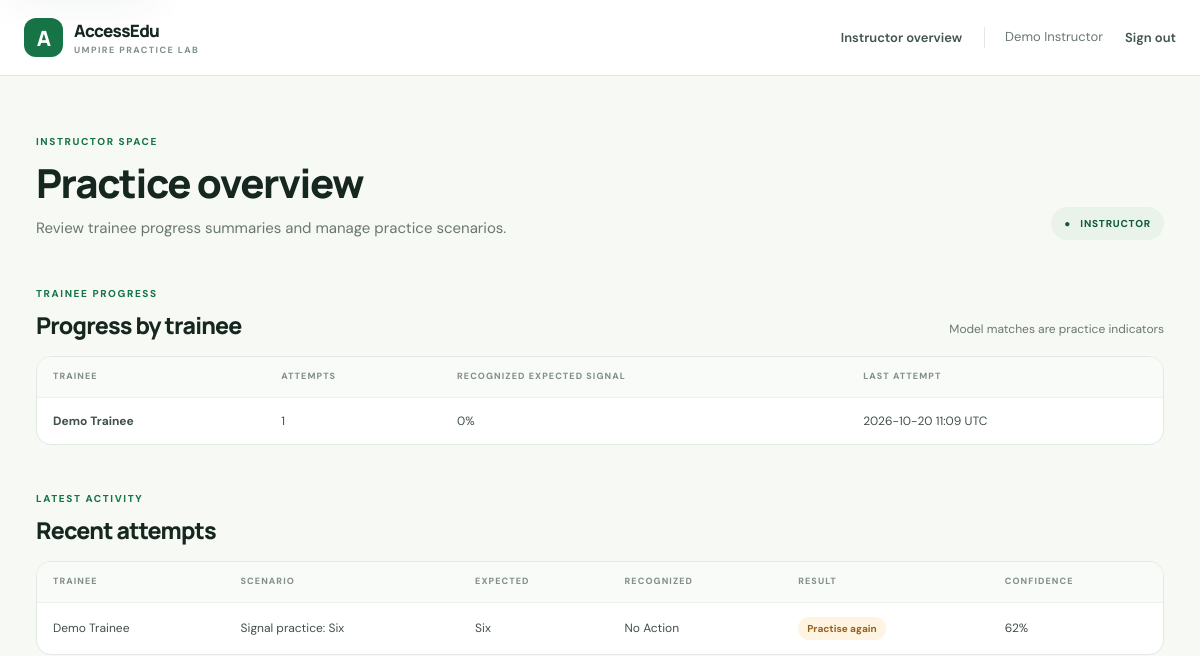
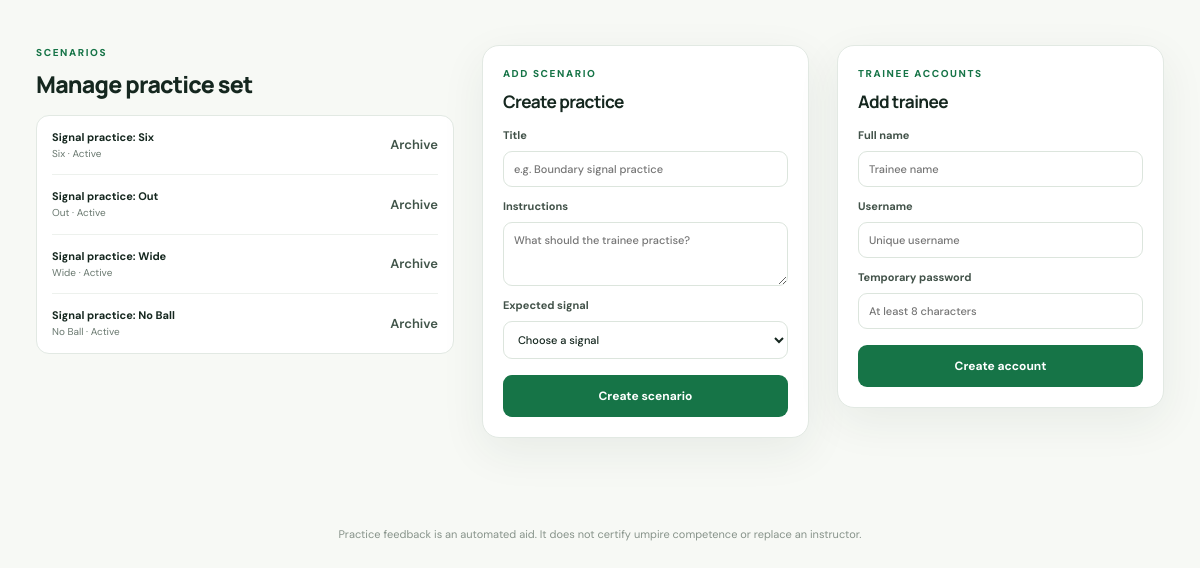
The app's page /instructor (signed in), older data (2 pictures, top to bottom).
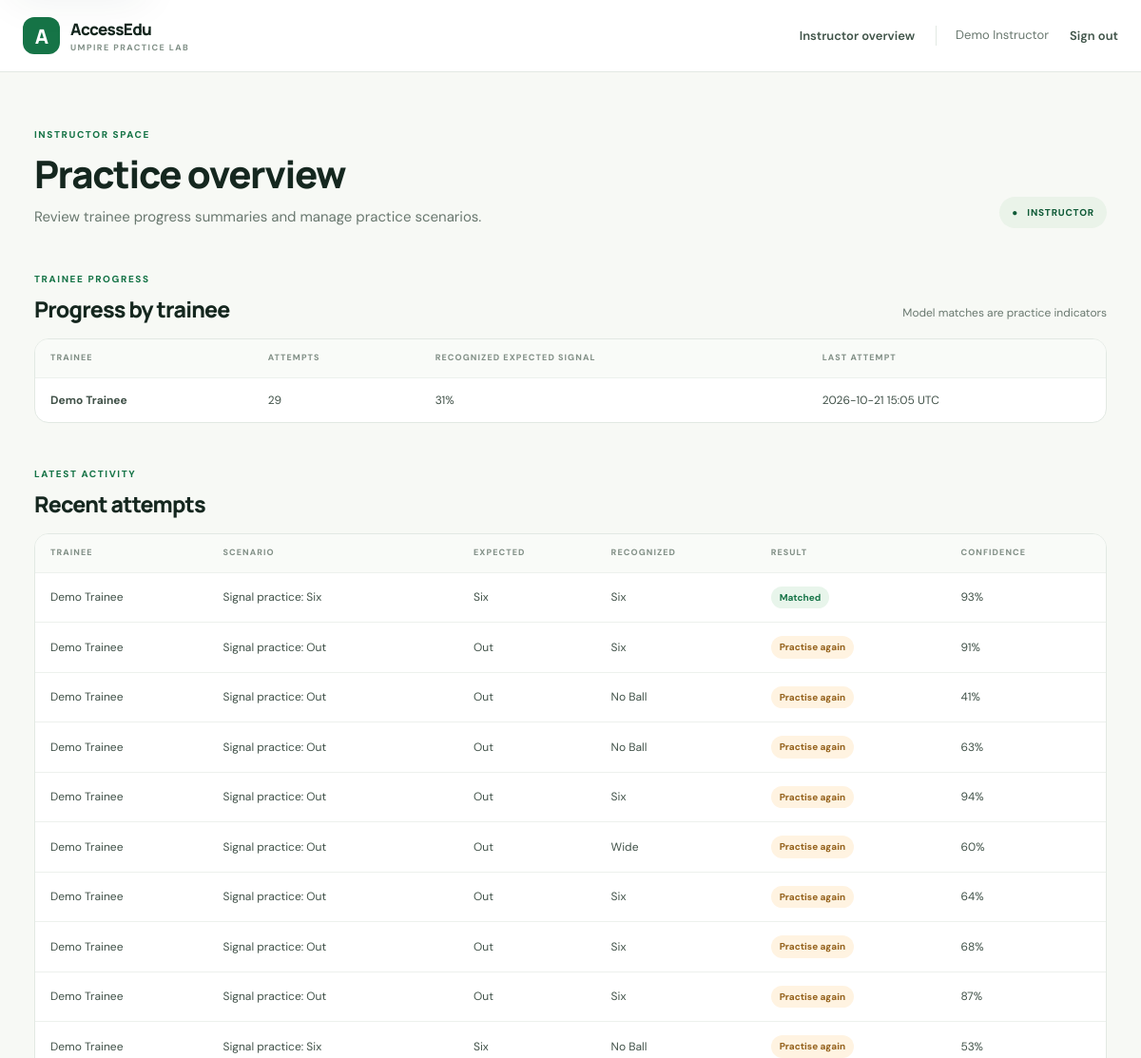
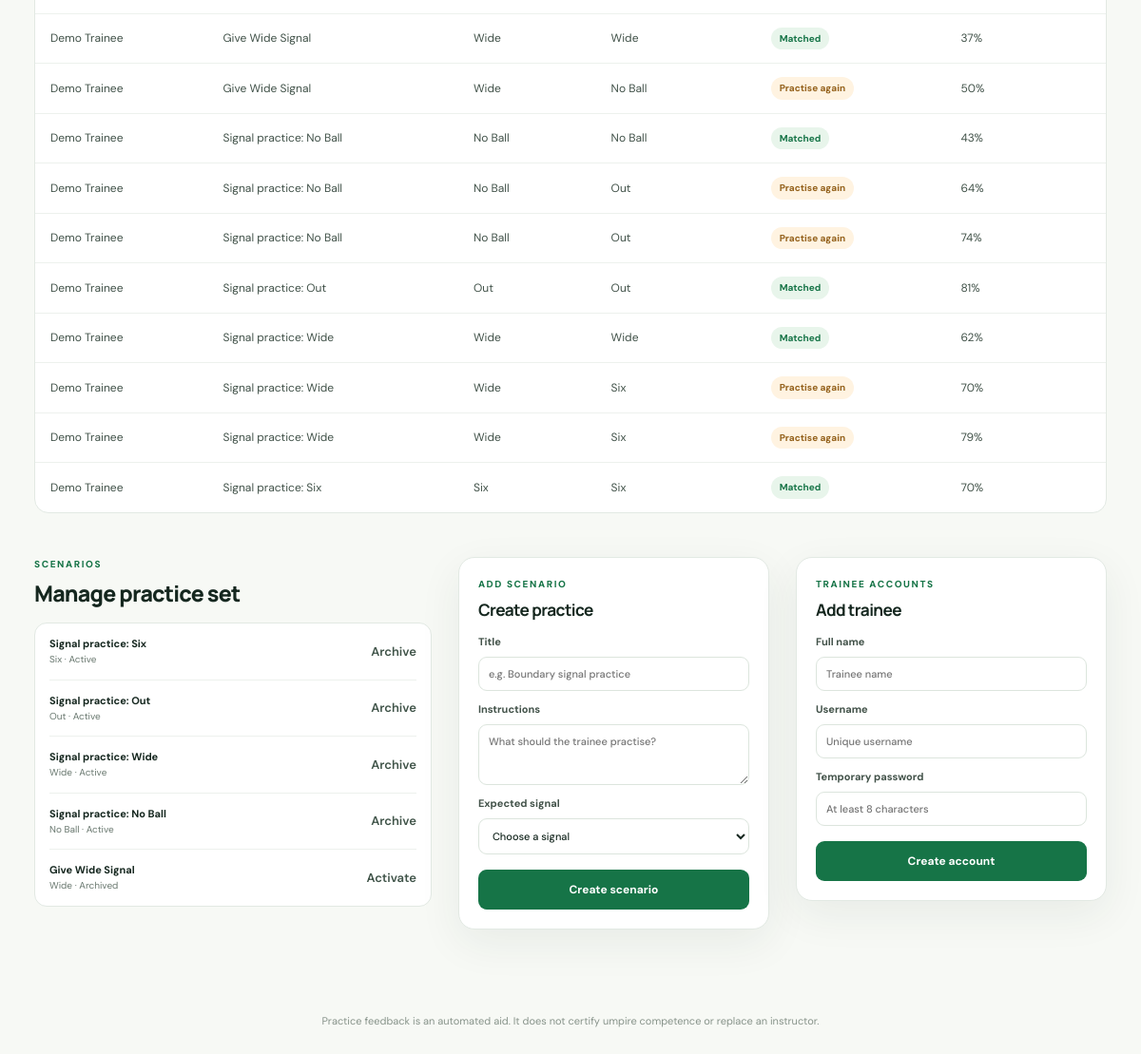
The same page, newer data (2 pictures, top to bottom).
### tables this page shows
CREATE TABLE users (
            id INTEGER PRIMARY KEY AUTOINCREMENT,
            username TEXT NOT NULL UNIQUE,
            password_hash TEXT NOT NULL,
            display_name TEXT NOT NULL,
            role TEXT NOT NULL CHECK(role IN ('trainee', 'instructor'))
        );

CREATE TABLE attempts (
            id INTEGER PRIMARY KEY AUTOINCREMENT,
            user_id INTEGER NOT NULL REFERENCES users(id),
            scenario_id INTEGER NOT NULL REFERENCES scenarios(id),
            expected_signal TEXT NOT NULL,
            predicted_signal TEXT NOT NULL,
            confidence REAL NOT NULL,
            matched INTEGER NOT NULL,
            frame_count INTEGER NOT NULL,
            created_at TEXT NOT NULL
        );

CREATE TABLE scenarios (
            id INTEGER PRIMARY KEY AUTOINCREMENT,
            title TEXT NOT NULL,
            description TEXT NOT NULL,
            expected_signal TEXT NOT NULL,
            active INTEGER NOT NULL DEFAULT 1,
            created_by INTEGER REFERENCES users(id)
        );

### app.py (the view)
@app.route("/instructor")
@role_required("instructor")
def instructor_dashboard():
    db = database()
    trainees = db.execute(
        "SELECT u.id,u.display_name,COUNT(a.id) AS attempts,COALESCE(SUM(a.matched),0) AS correct,"
        "MAX(a.created_at) AS last_attempt FROM users u LEFT JOIN attempts a ON a.user_id=u.id "
        "WHERE u.role='trainee' GROUP BY u.id ORDER BY u.display_name"
    ).fetchall()
    recent = db.execute(
        "SELECT a.*,u.display_name,s.title FROM attempts a JOIN users u ON u.id=a.user_id "
        "JOIN scenarios s ON s.id=a.scenario_id ORDER BY a.id DESC LIMIT 20"
    ).fetchall()
    scenarios = db.execute("SELECT * FROM scenarios ORDER BY active DESC,id").fetchall()
    return render_template("instructor.html", trainees=trainees, recent=recent, scenarios=scenarios)

### app.py (called while the page is built)
@app.context_processor
def inject_csrf_token():
    def csrf_token():
        if "csrf_token" not in session:
            session["csrf_token"] = secrets.token_urlsafe(32)
        return session["csrf_token"]
    return {"csrf_token": csrf_token}

@app.before_request
def protect_form_posts():
    if request.method == "POST":
        submitted = request.form.get("csrf_token", "")
        expected = session.get("csrf_token", "")
        if not submitted or not expected or not hmac.compare_digest(submitted, expected):
            abort(400)

@app.after_request
def add_security_headers(response):
    response.headers.setdefault("X-Content-Type-Options", "nosniff")
    response.headers.setdefault("X-Frame-Options", "DENY")
    response.headers.setdefault("Referrer-Policy", "strict-origin-when-cross-origin")
    response.headers.setdefault("Permissions-Policy", "camera=(self), microphone=()")
    return response

def database():
    if "db" not in g:
        g.db = sqlite3.connect(app.config["DATABASE"])
        g.db.row_factory = sqlite3.Row
    return g.db

@app.teardown_appcontext
def close_database(_error=None):
    db = g.pop("db", None)
    if db is not None:
        db.close()

def login_required(view):
    @wraps(view)
    def wrapped(*args, **kwargs):
        if "user_id" not in session:
            return redirect(url_for("login", next=request.path))
        return view(*args, **kwargs)
    return wrapped

def role_required(role):
    def decorator(view):
        @wraps(view)
        @login_required
        def wrapped(*args, **kwargs):
            if session.get("role") != role:
                abort(403)
            return view(*args, **kwargs)
        return wrapped
    return decorator

### app/templates/instructor.html
{% extends 'base.html' %}{% block title %}Instructor overview · AccessEdu{% endblock %}
{% block content %}
<div class="page-heading"><div><div class="eyebrow">INSTRUCTOR SPACE</div><h1>Practice overview</h1><p>Review trainee progress summaries and manage practice scenarios.</p></div><div class="heading-badge">● &nbsp; INSTRUCTOR</div></div>
<section class="section-block"><div class="section-heading"><div><div class="eyebrow">TRAINEE PROGRESS</div><h2>Progress by trainee</h2></div><span class="muted">Model matches are practice indicators</span></div><div class="table-wrap"><table><thead><tr><th>Trainee</th><th>Attempts</th><th>Recognized expected signal</th><th>Last attempt</th></tr></thead><tbody>{% for trainee in trainees %}<tr><td><strong>{{ trainee.display_name }}</strong></td><td>{{ trainee.attempts }}</td><td>{% if trainee.attempts %}{{ (100*trainee.correct/trainee.attempts)|round|int }}%{% else %}—{% endif %}</td><td>{{ trainee.last_attempt[:16].replace('T',' ') if trainee.last_attempt else 'No attempts yet' }}{% if trainee.last_attempt %} UTC{% endif %}</td></tr>{% endfor %}</tbody></table></div></section>
<section class="section-block"><div class="section-heading"><div><div class="eyebrow">LATEST ACTIVITY</div><h2>Recent attempts</h2></div></div>{% if recent %}<div class="table-wrap"><table><thead><tr><th>Trainee</th><th>Scenario</th><th>Expected</th><th>Recognized</th><th>Result</th><th>Confidence</th></tr></thead><tbody>{% for attempt in recent %}<tr><td>{{ attempt.display_name }}</td><td>{{ attempt.title }}</td><td>{{ attempt.expected_signal|replace('_',' ') }}</td><td>{{ attempt.predicted_signal|replace('_',' ') }}</td><td><span class="status-pill {{ 'good' if attempt.matched else 'review' }}">{{ 'Matched' if attempt.matched else 'Practise again' }}</span></td><td>{{ (attempt.confidence*100)|round|int }}%</td></tr>{% endfor %}</tbody></table></div>{% else %}<div class="empty-state">No trainee attempts yet. Completed sessions will appear here.</div>{% endif %}</section>
<section class="section-block instructor-bottom"><div><div class="section-heading"><div><div class="eyebrow">SCENARIOS</div><h2>Manage practice set</h2></div></div><div class="scenario-list">{% for scenario in scenarios %}<div class="scenario-row"><div><strong>{{ scenario.title }}</strong><span>{{ scenario.expected_signal|replace('_',' ') }} · {{ 'Active' if scenario.active else 'Archived' }}</span></div><form method="post" action="{{ url_for('toggle_scenario',scenario_id=scenario.id) }}"><input type="hidden" name="csrf_token" value="{{ csrf_token() }}"><button class="link-button">{{ 'Archive' if scenario.active else 'Activate' }}</button></form></div>{% endfor %}</div></div><form class="panel create-form" method="post" action="{{ url_for('create_scenario') }}"><input type="hidden" name="csrf_token" value="{{ csrf_token() }}"><div class="eyebrow">ADD SCENARIO</div><h3>Create practice</h3><label>Title<input name="title" maxlength="100" required placeholder="e.g. Boundary signal practice"></label><label>Instructions<textarea name="description" maxlength="500" required rows="3" placeholder="What should the trainee practise?"></textarea></label><label>Expected signal<select name="expected_signal" required><option value="">Choose a signal</option><option value="Six">Six</option><option value="Out">Out</option><option value="Wide">Wide</option><option value="No_Ball">No Ball</option></select></label><button class="button primary full">Create scenario</button></form><form class="panel create-form" method="post" action="{{ url_for('create_trainee') }}"><input type="hidden" name="csrf_token" value="{{ csrf_token() }}"><div class="eyebrow">TRAINEE ACCOUNTS</div><h3>Add trainee</h3><label>Full name<input name="display_name" maxlength="80" required placeholder="Trainee name"></label><label>Username<input name="username" maxlength="40" required placeholder="Unique username"></label><label>Temporary password<input name="password" type="password" minlength="8" required placeholder="At least 8 characters"></label><button class="button primary full">Create account</button></form></section>
{% endblock %}

### app/templates/base.html (shortened to what this page needs)
<!doctype html>
<html lang="en">
<head>
  <link rel="stylesheet" href="{{ url_for('static', filename='style.css') }}">
</head>
<body>
  <header class="topbar">
    <a class="brand" href="{{ url_for('dashboard') if session.get('user_id') else url_for('login') }}"><span class="brand-mark">A</span><span>AccessEdu<small>UMPIRE PRACTICE LAB</small></span></a>
    {% if session.get('user_id') %}
    <nav><a href="{{ url_for('dashboard') }}">{% if session.get('role') == 'instructor' %}Instructor overview{% else %}My practice{% endif %}</a><span class="user-chip">{{ session.get('display_name') }}</span><form method="post" action="{{ url_for('logout') }}"><input type="hidden" name="csrf_token" value="{{ csrf_token() }}"><button class="link-button">Sign out</button></form></nav>
    {% endif %}
  </header>
  <main class="page-shell" id="main-content">
    {% block content %}{% endblock %}
  </main>
  <footer class="footer">Practice feedback is an automated aid. It does not certify umpire competence or replace an instructor.</footer>
</body>
</html>

Row changes from the older to the newer data that the page shows:
no longer on this page (row unchanged): attempts: display_name "Demo Trainee", title "Signal practice: Six", expected_signal "Six", predicted_signal "No Action", matched "Practise again", (attempt.confidence*100)|round|int "62"
computed for users "Demo Trainee": attempts "1" → "29"; correct "0" → "31"; last_attempt "2026-10-20 11:09" → "2026-10-21 15:05"
added attempts: display_name "Demo Trainee", title "Signal practice: Six", expected_signal "Six", predicted_signal "Six", matched "Matched", (attempt.confidence*100)|round|int "93"
added attempts: display_name "Demo Trainee", title "Signal practice: Out", expected_signal "Out", predicted_signal "Six", matched "Practise again", (attempt.confidence*100)|round|int "91"
added attempts: display_name "Demo Trainee", title "Signal practice: Out", expected_signal "Out", predicted_signal "No Ball", matched "Practise again", (attempt.confidence*100)|round|int "41"
added attempts: display_name "Demo Trainee", title "Signal practice: Out", expected_signal "Out", predicted_signal "No Ball", matched "Practise again", (attempt.confidence*100)|round|int "63"
added attempts: display_name "Demo Trainee", title "Signal practice: Out", expected_signal "Out", predicted_signal "Six", matched "Practise again", (attempt.confidence*100)|round|int "94"
added attempts: display_name "Demo Trainee", title "Signal practice: Out", expected_signal "Out", predicted_signal "Wide", matched "Practise again", (attempt.confidence*100)|round|int "60"
added attempts: display_name "Demo Trainee", title "Signal practice: Out", expected_signal "Out", predicted_signal "Six", matched "Practise again", (attempt.confidence*100)|round|int "64"
added attempts: display_name "Demo Trainee", title "Signal practice: Out", expected_signal "Out", predicted_signal "Six", matched "Practise again", (attempt.confidence*100)|round|int "68"
added attempts: display_name "Demo Trainee", title "Signal practice: Out", expected_signal "Out", predicted_signal "Six", matched "Practise again", (attempt.confidence*100)|round|int "87"
added attempts: display_name "Demo Trainee", title "Signal practice: Six", expected_signal "Six", predicted_signal "No Ball", matched "Practise again", (attempt.confidence*100)|round|int "53"
added attempts: display_name "Demo Trainee", title "Give Wide Signal", expected_signal "Wide", predicted_signal "Wide", matched "Matched", (attempt.confidence*100)|round|int "37"
added attempts: display_name "Demo Trainee", title "Give Wide Signal", expected_signal "Wide", predicted_signal "No Ball", matched "Practise again", (attempt.confidence*100)|round|int "50"
added attempts: display_name "Demo Trainee", title "Signal practice: No Ball", expected_signal "No Ball", predicted_signal "No Ball", matched "Matched", (attempt.confidence*100)|round|int "43"
added attempts: display_name "Demo Trainee", title "Signal practice: No Ball", expected_signal "No Ball", predicted_signal "Out", matched "Practise again", (attempt.confidence*100)|round|int "64"
added attempts: display_name "Demo Trainee", title "Signal practice: No Ball", expected_signal "No Ball", predicted_signal "Out", matched "Practise again", (attempt.confidence*100)|round|int "74"
added attempts: display_name "Demo Trainee", title "Signal practice: Out", expected_signal "Out", predicted_signal "Out", matched "Matched", (attempt.confidence*100)|round|int "81"
added attempts: display_name "Demo Trainee", title "Signal practice: Wide", expected_signal "Wide", predicted_signal "Wide", matched "Matched", (attempt.confidence*100)|round|int "62"
added attempts: display_name "Demo Trainee", title "Signal practice: Wide", expected_signal "Wide", predicted_signal "Six", matched "Practise again", (attempt.confidence*100)|round|int "70"
added attempts: display_name "Demo Trainee", title "Signal practice: Wide", expected_signal "Wide", predicted_signal "Six", matched "Practise again", (attempt.confidence*100)|round|int "79"
added attempts: display_name "Demo Trainee", title "Signal practice: Six", expected_signal "Six", predicted_signal "Six", matched "Matched", (attempt.confidence*100)|round|int "70"
added scenarios: title "Give Wide Signal", expected_signal "Wide", active "Archived", active "Activate"
